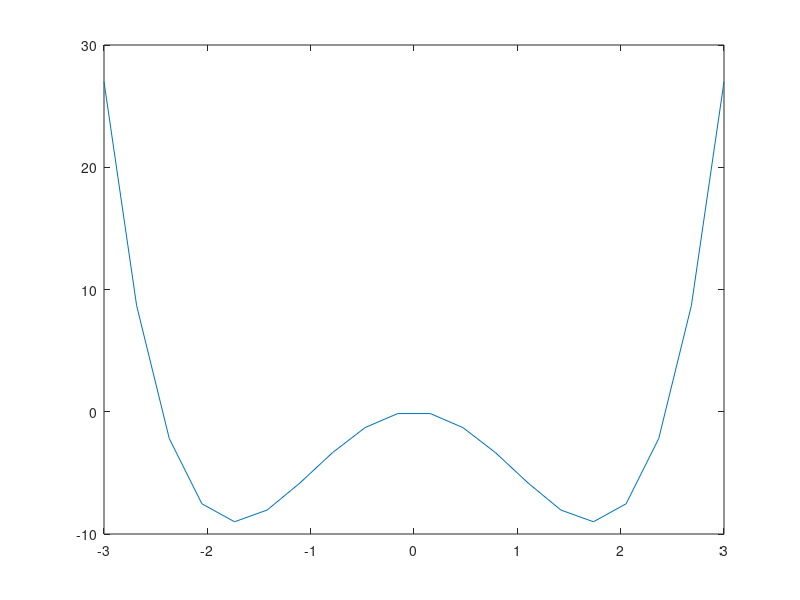
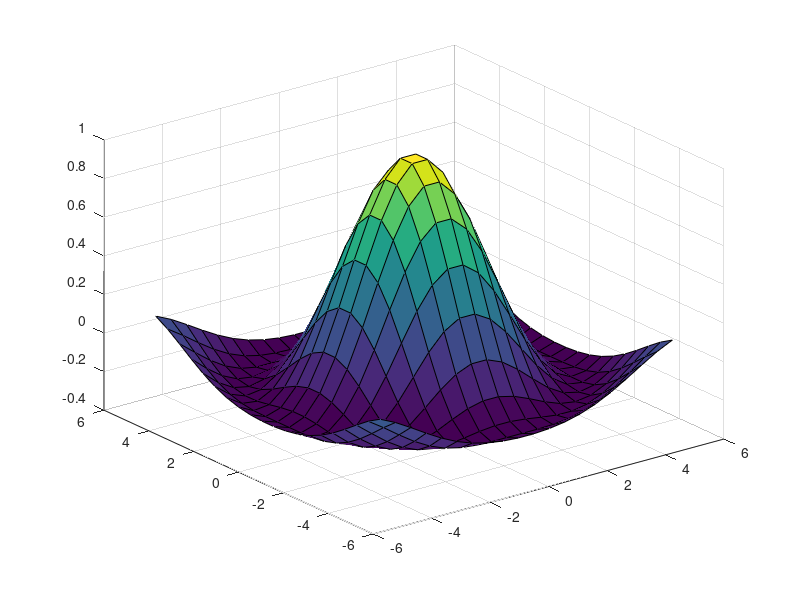

Write MATLAB code to recreate these figures, in order.
%{
Andrew Hoffman
ELEN 3381
Assignment 1
20250127
%}

clc, clear;

%(1) Generate a graph of the following equation. (4 pts)
% y = x4 – 6 * x2 

x = linspace(-3,3,20);
y = x.^4-6*x.^2;

% Figure 1 output
figure(1);
plot(x,y);


%(2) Generate a surface plot of the following equation. (6 pts)
% Z = sin(sqrt(X * X + Y * Y)) / (sqrt(X * X + Y * Y))

xg = linspace(-5,5,20);
[X,Y] = meshgrid(xg, xg);
Z = sin(sqrt(X.*X + Y.*Y + eps)) ./ (sqrt(X.*X + Y.*Y + eps));

% Figure 2 output
figure(2);
surf(X,Y,Z);
